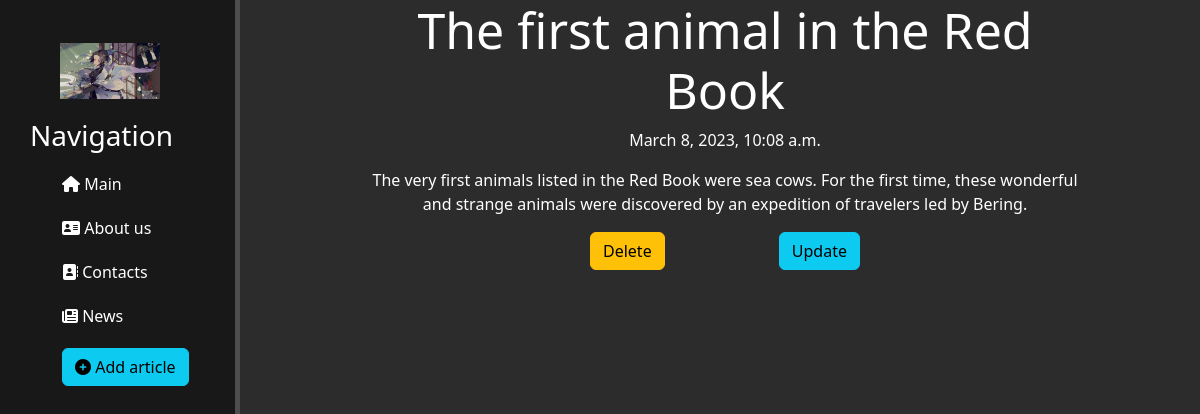
The page /news/2 on the database its author committed.
### news/models.py (models this page shows, shortened)
class Articles(models.Model):
    title = models.CharField('Name', max_length=50, null=True)
    anons = models.CharField('Anons', max_length=250, null=True)
    full_text = models.TextField('List', null=True)
    date = models.DateTimeField('Date publications', null=True)
    class Meta:
        verbose_name = 'Article'
        verbose_name_plural = 'Articles'

### news/views.py (the view)
# urls.py: path('<int:pk>', views.NewsDetailView.as_view(), name='news-detail'),
class NewsDetailView(DetailView):
    model = Articles
    template_name = 'news/details_view.html'
    context_object_name = 'article'

### news/templates/news/details_view.html (shortened to what this page needs)
{% extends 'main/layout.html' %}
{% block content %}
    <div class="features">
        <h1 class="hh">{{ article.title }}</h1>
        <p class="p">{{ article.date }}</p>
        <p class="p">{{ article.full_text }}</p>
        <a href="{% url 'news-delete' article.id %}" class="btn btn-warning button">Delete</a>
        <a href="{% url 'news-update' article.id %}" class="btn btn-info button">Update</a>
    </div>
{% endblock %}

### main/static/main/css/main.css (style rules this page uses)
body { background: #2c2c2c; }
main .features { float: left; color: #fff; margin-left: 250px; margin-bottom: 30px; text-align: center; width: 70%; }
.hh { font-size: 50px; padding-left: 110px; }
.button { margin-left: 110px }
.p { padding-left: 110px }

### main/templates/main/layout.html (style rules this page uses)
a { text-decoration: none; }

### rows shown on the page
Articles: date "March 8, 2023, 10:08 a.m.", full_text "The very first animals listed in the Red Book were sea cows. For the first time, these wonderful and strange animals were discovered by an expedition of travelers led by Bering."
